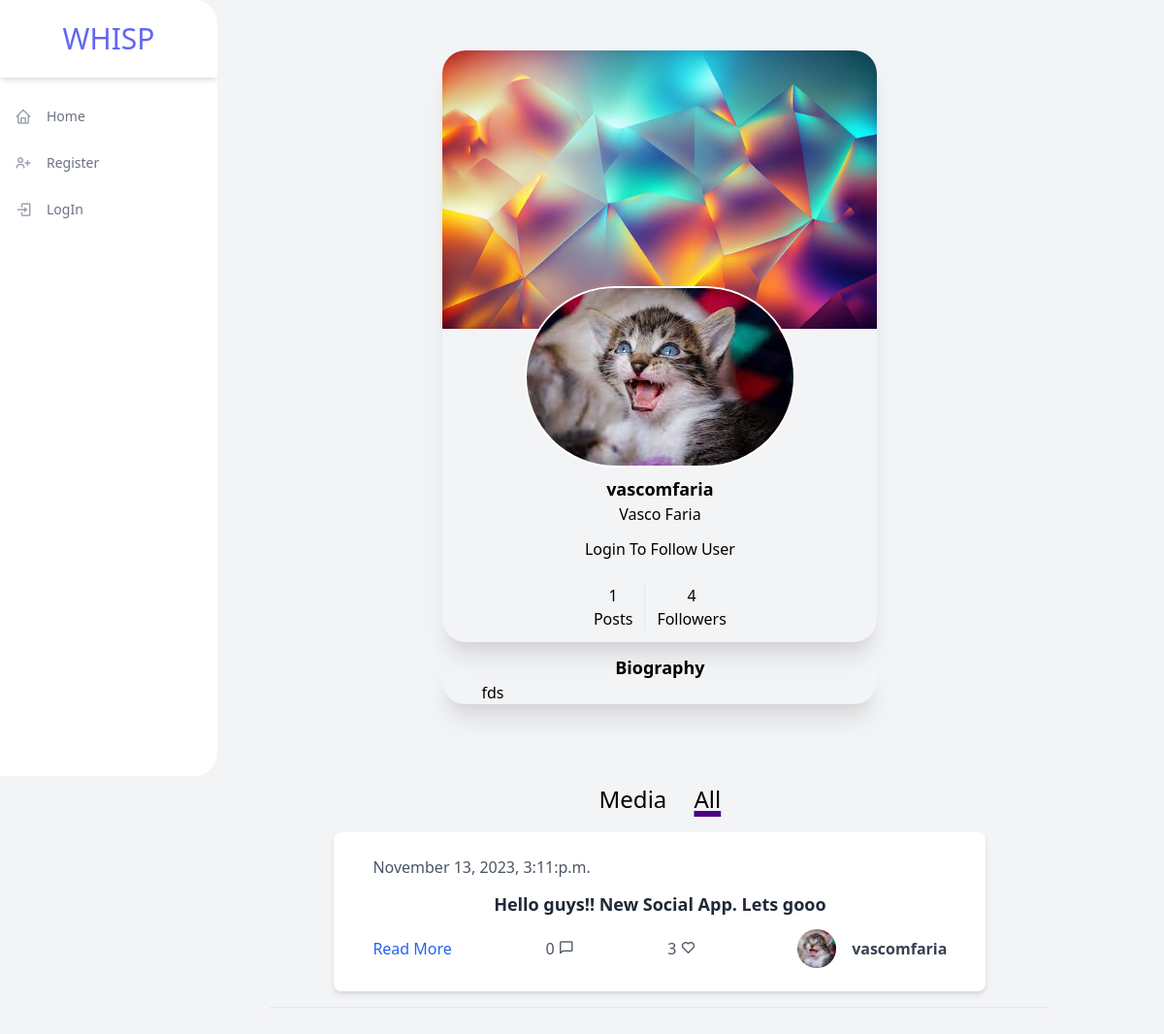
Screenshot of /profile/vascomfaria/ with the database file from the repository.
### profiles/models.py (models this page shows, shortened)
class Profile(models.Model):
    user = models.OneToOneField(
        User,
        on_delete=models.CASCADE,
        related_name='profile'
    )
    image = ImageField(default='profiles/default_user.jpg',upload_to='profiles')
    bg_image = ImageField(default='bg_image/back_default.jpg',upload_to='bg_image')
    biography = models.TextField(default="", max_length=500, blank=True)

### feed/models.py (models this page shows, shortened)
class Post(models.Model):
    text = models.CharField(max_length=240)
    date = models.DateTimeField(auto_now=True)
    image = ImageField(upload_to='post_images/', blank=True, null=True)
    video = models.FileField(upload_to='post_videos/', blank=True, null=True)
    likes = models.ManyToManyField(User, related_name='liked',default=None, blank=True)
    author = models.ForeignKey(
        User,
        on_delete=models.CASCADE,
    )

### profiles/views.py (the view)
# urls.py: path("<str:username>/",views.ProfileDetailView.as_view(),name="detail"),
class ProfileDetailView(DetailView):
    http_method_names = ['get']
    template_name = "profiles/detail.html"
    model = User
    context_object_name = "user"
    slug_field = "username"
    slug_url_kwarg = "username"
    def dispatch(self, request, *args, **kwargs):
        self.request = request
        return super().dispatch(request, *args, **kwargs)
    def get_context_data(self, **kwargs):
        user = self.get_object()
        media_filter = self.request.GET.get('filter')
        user_posts = self.get_posts_profile(user, media_filter)
        context = super().get_context_data(**kwargs)
        context['total_posts'] = Post.objects.filter(author=user).count()
        context['total_follower'] = Follower.objects.filter(following=user).count()
        context['user_posts'] = user_posts
        if self.request.user.is_authenticated:
            context['you_follow'] = Follower.objects.filter(following=user, followed_by=self.request.user).exists()
        context['active_filter'] =  media_filter  if  media_filter  in ['media', 'all'] else 'all'
        return context
    def get_posts_profile(self, user, media_filter=all):
        posts = Post.objects.filter(author=user).order_by('-date')
        if media_filter == 'media':
            posts = posts.exclude(image='', video='').exclude(image__isnull=True, video__isnull=True)
        elif media_filter == 'all':
            posts = posts.order_by('-date')
        return posts

### profiles/templates/profiles/detail.html (shortened to what this page needs)
{% extends "base.html" %}
{% load thumbnail %}
{% block body %}
    <div class="rounded-3xl overflow-hidden shadow-xl max-w-md mx-auto my-3 text-black bg-white-500">
         {% thumbnail user.profile.bg_image "600x220" crop="center" as im %}
                <img src="{{ im.url }}" class=' -mt-3' alt='avatar'>
        {% endthumbnail %}
        <div class="flex justify-center -mt-8">
            {% thumbnail user.profile.image "110x110" crop="center" as im %}
                    <img src="{{ im.url }}" class='rounded-full border-solid border-white border-2 -mt-3' alt='avatar'>
            {% endthumbnail %}
        </div>
        <div class="text-center px-3 pb-6 pt-2">
            <h3 class="text-lg font-bold font-sans">{{user.username}}</h3>
            <p class="text-md  font-sans">{{user.first_name}} {{user.last_name}}</p>
            {% if request.user.is_authenticated %}
                {% if request.user != user  %}
                    <div class="ml-auto">
                        <button class="bg-white text-gray-800 font-bold rounded border-b-2 border-green-500 mt-4 hover:border-green-600 hover:bg-green-500 hover:text-white shadow-md py-1 px-3 inline-flex items-center js-follow" data-username = "{{ user.username }}" type='button' data-action="{% if you_follow %}un{% endif %}follow" data-url="{% url 'profiles:follow' user.username %}">
                            <span class="mr-2 text-sm js-follow-text">
                                {% if you_follow %}
                                    UnFollow
                                {% else %}
                                    Follow
                                {% endif %}
                            </span>
                            <svg xmlns="http://www.w3.org/2000/svg" width="24" height="24" viewBox="0 0 24 24">
                                <path fill="currentcolor" d="M2.01 21L23 12 2.01 3 2 10l15 2-15 2z"></path>
                            </svg>
                        </button>
                    </div>
                {% endif %}
            {% else %}
                <p class='mt-3'>Login To Follow User</p>
            {% endif %}
        </div>
        <div class="flex justify-center pb-3">
            <div class="text-center mr-3 border-r pr-3">
                <h2>{{ total_posts }}</h2>
                <span>Posts</span>
            </div>
            <div class="text-center">
                <h2>{{ total_follower }}</h2>
                <span>Followers</span>
            </div>
        </div>
    </div>
    <div class="rounded-3xl overflow-hidden shadow-xl max-w-md mx-auto my-3 text-black bg-white-500">
        <h3 class="text-lg font-bold font-sans text-center">Biography</h3>
        <form method="post" class="text-left px-10">
            <span name="biography" rows="4" cols="50">
                {% if user.profile.biography == "" %}
                    <p class='text-gray-500'>No biography</p>
                {% else %}
                    {{ user.profile.biography }}
                {% endif %}
            </span>
        </form>
    </div>
    <div id = "posts-container" style="text-align:center;margin-top:5rem">
        <a href="?filter=media" class="{% if active_filter == 'media' %}underline{% endif %}" style="font-size:1.5rem;font-weight:500;text-decoration-color:indigo;text-decoration-thickness:0.4rem;text-decoration-skip: space;">Media</a>
        <a href="?filter=all" class="{% if active_filter == 'all' %}underline{% endif %}" style="margin-left:1.5rem;font-size:1.5rem;font-weight:500;text-decoration-color:indigo;text-decoration-thickness:0.4rem;text-decoration-skip: space;">All</a>
        {% if user_posts %}
            {% for post in user_posts %}
                {% include "includes/post.html" with post=post  show_detail_link=True %}
                <hr/>
            {% endfor %}
        {% endif %}
    </div>
    {% endblock body %}

### Whisp/templates/includes/post.html (shortened to what this page needs)
{% load static %}
{% load thumbnail %}
<head>
    <link href="https://unpkg.com/tailwindcss@^2/dist/tailwind.min.css" rel="stylesheet">
    <link rel="stylesheet" href="https://unpkg.com/boxicons@2.0.7/css/boxicons.min.css" />
</head>
<body>
    <div class="flex justify-center">
    <div class="max-w-2xl max-h-xl px-10 my-4 py-6 bg-white rounded-lg shadow-md" style='width:50rem;'>
        <div class="flex justify-between items-center w-full">
            <span class="font-light text-gray-600">{{ post.date|date:"F j, Y, g:i:a" }}</span>
        </div>
        <div class="mt-2">
            <p class="mt-3 text-gray-800 font-semibold text-lg">{{ post.text }}</p>
        </div>
        <div class="flex justify-between items-center mt-3">
            {% if show_detail_link %}
                <a class="text-blue-600 hover:underline" href="{% url 'feed:detail' post.id %}">Read More</a>
                <a href="{% url 'feed:detail' post.id %}">
                    <span class="text-gray-600 ml-2">{{ post.comments.count }} <i class='bx bx-comment' ></i></span>
                </a>
                {% if request.user.is_authenticated %}
                <form action="{% url 'feed:likepost' %}" method="POST" class="ui form" data-post-id="{{ post.id }}" onclick="likePost(this)">
                    {% csrf_token %}
                    <input type="hidden" name="post_id" value="{{post.id}}">
                    {%if user not in post.likes.all %}
                        <button class="ui button positive" type="submit"><strong>{{post.likes.all.count}} <i class='bx bx-heart' ></i></strong></button>
                    {%else%}
                        <button class="text-red-500" type="submit"><strong>{{post.likes.all.count}}<i class='bx bxs-heart'></i></strong></button>
                    {% endif %}
                </form>
                {%else%}
                    <span class="text-gray-600 ml-2">{{ post.likes.all.count }} <i class='bx bx-heart' ></i></span>
                {% endif %}
            {% endif %}
            <div>
                <a class="flex items-center" href="{% url 'profiles:detail' post.author.username %}">
                    {% thumbnail post.author.profile.image "373x373" crop="center" as im %}
                        <img src="{{ im.url }}" class='mx-4 w-10 h-10 object-cover rounded-full hidden sm:block' alt='avatar'>
                    {% endthumbnail %}
                    <h1 class="text-gray-700 font-bold">{{post.author.username}}</h1>
                </a>
            </div>
        </div>
    </div>
    </div>
</body>

### rows the page displays
Post: date "November 13, 2023, 3:11:p.m.", text "Hello guys!! New Social App. Lets gooo", comments.count "0", likes.all.count "3", author.username "vascomfaria"

### other values shown
{{ user.username }} "vascomfaria"
{{ user.first_name }} "Vasco"
{{ user.last_name }} "Faria"
{{ total_posts }} "1"
{{ total_follower }} "4"
{{ user.profile.biography }} "fds"
